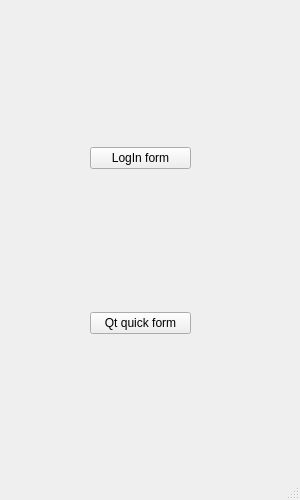
<?xml version="1.0" encoding="UTF-8"?>
<ui version="4.0">
 <class>MainWindow</class>
 <widget class="QMainWindow" name="MainWindow">
  <property name="geometry">
   <rect>
    <x>0</x>
    <y>0</y>
    <width>300</width>
    <height>500</height>
   </rect>
  </property>
  <property name="windowTitle">
   <string>Main menu</string>
  </property>
  <widget class="QWidget" name="centralwidget">
   <widget class="QWidget" name="verticalLayoutWidget">
    <property name="geometry">
     <rect>
      <x>90</x>
      <y>10</y>
      <width>101</width>
      <height>461</height>
     </rect>
    </property>
    <layout class="QVBoxLayout" name="verticalLayout">
     <item>
      <widget class="QPushButton" name="logInFormBttn">
       <property name="text">
        <string>LogIn form</string>
       </property>
      </widget>
     </item>
     <item>
      <widget class="QPushButton" name="qtQuickBttn">
       <property name="text">
        <string>Qt quick form</string>
       </property>
      </widget>
     </item>
    </layout>
   </widget>
  </widget>
  <widget class="QStatusBar" name="statusbar"/>
 </widget>
 <resources/>
 <connections/>
</ui>
